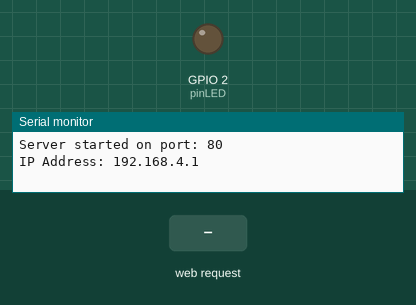
The program below on a simulated ESP32. Shown: output pins drawn as LEDs (lit = HIGH), the last lines printed to the serial monitor. Inputs (shaded band) come from the test bench. Storage starts empty.

Above: at 2.9 s.
3.0 s: HTTP request GET /led?led=1 received
At 3.4 s:
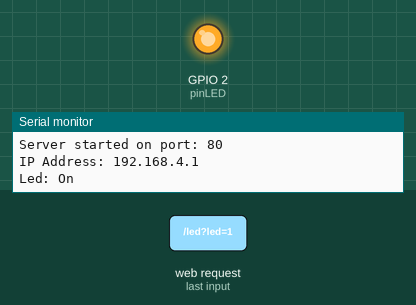
4.5 s: HTTP request GET /led?led=0 received
At 5.7 s:
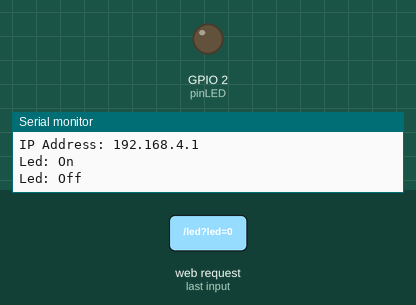
6.0 s: HTTP request GET /led?led=120 received
At 6.9 s:
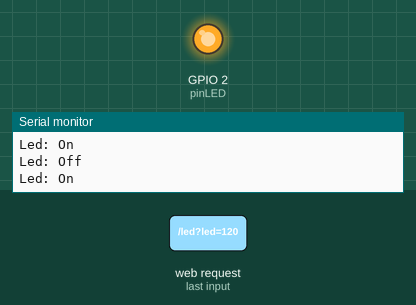
Timing chart, 0 to 9.0 s (numbered marks = the images above; inputs shaded):
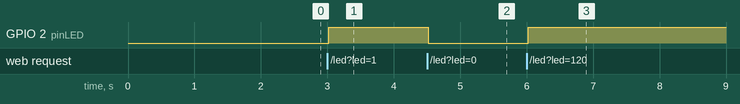

The program:

main.cpp
```cpp
#include <Arduino.h>
#include <WiFi.h>
#include <SPIFFS.h>
#include <ESPAsyncWebServer.h>

#define SERVER_PORT 80
#define pinLED 2

AsyncWebServer server(SERVER_PORT);

void initWiFiAP();
void notFound404(AsyncWebServerRequest *request);
void ledIO(AsyncWebServerRequest *request);

void setup() {
  Serial.begin(115200);
  delay(1750);
  SPIFFS.begin();
  initWiFiAP();
  pinMode(pinLED, OUTPUT);

  server.serveStatic("/", SPIFFS, "/").setDefaultFile("index.html");
  server.on("/led", HTTP_GET, ledIO);     // Handler de la solicitud GET a /led
  server.onNotFound(notFound404);

  server.begin();
  Serial.print("Server started on port: ");
  Serial.println(SERVER_PORT);
  Serial.print("IP Address: ");
  Serial.println(WiFi.softAPIP());
}

void loop() {}

void initWiFiAP() {
  WiFi.mode(WIFI_AP);
  while (!WiFi.softAP("eirESP32", "password")) {
    Serial.print('.');
    delay(100);
  }
}

void notFound404(AsyncWebServerRequest *request) {
  request->send(SPIFFS, "/errors/notFound404.html");    // Envío de notFound404.html en caso de página no encontrada
}

void ledIO(AsyncWebServerRequest *request) {
  if (request->hasParam("led")) {
    Serial.print("Led: ");
    int ledResponse = atoi(request->arg("led").c_str());    // Casting de String -> int
    if (ledResponse) {
      Serial.println("On");
      digitalWrite(pinLED, HIGH);
    } else {
      Serial.println("Off");
      digitalWrite(pinLED, LOW);
    }
  }

  if (request->hasParam("text") && !request->arg("text").equals("")) {
    Serial.print("Text: ");
    Serial.println(request->arg("text"));
  }

  request->redirect("/");
}
```

Measured:
- after the input at 3.0 s, GPIO 2 (pinLED): LOW → HIGH at once
- after the input at 4.5 s, GPIO 2 (pinLED): HIGH → LOW at once
- after the input at 6.0 s, GPIO 2 (pinLED): LOW → HIGH at once
